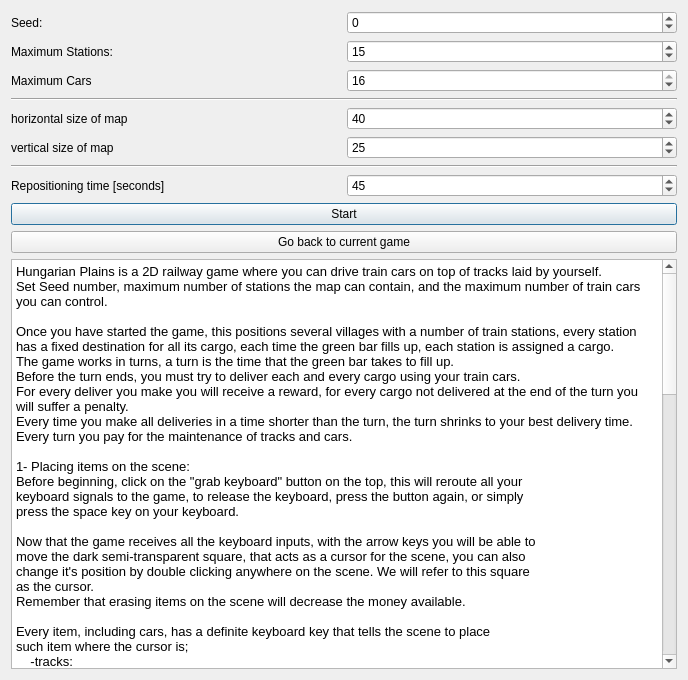
<?xml version="1.0" encoding="UTF-8"?>
<ui version="4.0">
 <class>manualDialog</class>
 <widget class="QDialog" name="manualDialog">
  <property name="geometry">
   <rect>
    <x>0</x>
    <y>0</y>
    <width>688</width>
    <height>680</height>
   </rect>
  </property>
  <property name="windowTitle">
   <string>Instructions</string>
  </property>
  <layout class="QVBoxLayout" name="verticalLayout">
   <item>
    <layout class="QHBoxLayout" name="horizontalLayout">
     <item>
      <widget class="QLabel" name="label">
       <property name="text">
        <string>Seed:</string>
       </property>
      </widget>
     </item>
     <item>
      <widget class="QSpinBox" name="spinSeed">
       <property name="minimum">
        <number>-999999999</number>
       </property>
       <property name="maximum">
        <number>999999999</number>
       </property>
       <property name="displayIntegerBase">
        <number>10</number>
       </property>
      </widget>
     </item>
    </layout>
   </item>
   <item>
    <layout class="QHBoxLayout" name="horizontalLayout_2">
     <item>
      <widget class="QLabel" name="label_2">
       <property name="text">
        <string>Maximum Stations:</string>
       </property>
      </widget>
     </item>
     <item>
      <widget class="QSpinBox" name="spinStations">
       <property name="maximum">
        <number>50</number>
       </property>
       <property name="value">
        <number>15</number>
       </property>
      </widget>
     </item>
    </layout>
   </item>
   <item>
    <layout class="QHBoxLayout" name="horizontalLayout_3">
     <item>
      <widget class="QLabel" name="label_3">
       <property name="text">
        <string>Maximum Cars</string>
       </property>
      </widget>
     </item>
     <item>
      <widget class="QSpinBox" name="spinCars">
       <property name="maximum">
        <number>16</number>
       </property>
       <property name="value">
        <number>16</number>
       </property>
      </widget>
     </item>
    </layout>
   </item>
   <item>
    <widget class="Line" name="line_2">
     <property name="orientation">
      <enum>Qt::Horizontal</enum>
     </property>
    </widget>
   </item>
   <item>
    <layout class="QHBoxLayout" name="horizontalLayout_4">
     <item>
      <widget class="QLabel" name="label_4">
       <property name="text">
        <string>horizontal size of map</string>
       </property>
      </widget>
     </item>
     <item>
      <widget class="QSpinBox" name="mapSideX">
       <property name="minimum">
        <number>10</number>
       </property>
       <property name="maximum">
        <number>150</number>
       </property>
       <property name="singleStep">
        <number>1</number>
       </property>
       <property name="value">
        <number>40</number>
       </property>
      </widget>
     </item>
    </layout>
   </item>
   <item>
    <layout class="QHBoxLayout" name="horizontalLayout_5">
     <item>
      <widget class="QLabel" name="label_5">
       <property name="text">
        <string>vertical size of map</string>
       </property>
      </widget>
     </item>
     <item>
      <widget class="QSpinBox" name="mapSideY">
       <property name="minimum">
        <number>10</number>
       </property>
       <property name="maximum">
        <number>150</number>
       </property>
       <property name="value">
        <number>25</number>
       </property>
      </widget>
     </item>
    </layout>
   </item>
   <item>
    <widget class="Line" name="line">
     <property name="orientation">
      <enum>Qt::Horizontal</enum>
     </property>
    </widget>
   </item>
   <item>
    <layout class="QHBoxLayout" name="horizontalLayout_6">
     <item>
      <widget class="QLabel" name="label_6">
       <property name="text">
        <string>Repositioning time [seconds]</string>
       </property>
      </widget>
     </item>
     <item>
      <widget class="QSpinBox" name="timeBox">
       <property name="maximum">
        <number>120</number>
       </property>
       <property name="value">
        <number>45</number>
       </property>
      </widget>
     </item>
    </layout>
   </item>
   <item>
    <widget class="QPushButton" name="startButton">
     <property name="text">
      <string>Start</string>
     </property>
    </widget>
   </item>
   <item>
    <widget class="QPushButton" name="GoBackButton">
     <property name="text">
      <string>Go back to current game</string>
     </property>
    </widget>
   </item>
   <item>
    <widget class="QTextEdit" name="textEdit">
     <property name="html">
      <string>&lt;!DOCTYPE HTML PUBLIC &quot;-//W3C//DTD HTML 4.0//EN&quot; &quot;http://www.w3.org/TR/REC-html40/strict.dtd&quot;&gt;
&lt;html&gt;&lt;head&gt;&lt;meta name=&quot;qrichtext&quot; content=&quot;1&quot; /&gt;&lt;style type=&quot;text/css&quot;&gt;
p, li { white-space: pre-wrap; }
&lt;/style&gt;&lt;/head&gt;&lt;body style=&quot; font-family:'MS Shell Dlg 2'; font-size:8.25pt; font-weight:400; font-style:normal;&quot;&gt;
&lt;p style=&quot; margin-top:0px; margin-bottom:0px; margin-left:0px; margin-right:0px; -qt-block-indent:0; text-indent:0px;&quot;&gt;&lt;span style=&quot; font-family:'Noto Sans'; font-size:10pt;&quot;&gt;Hungarian Plains is a 2D railway game where you can drive train cars on top of tracks laid by yourself.&lt;/span&gt;&lt;/p&gt;
&lt;p style=&quot; margin-top:0px; margin-bottom:0px; margin-left:0px; margin-right:0px; -qt-block-indent:0; text-indent:0px;&quot;&gt;&lt;span style=&quot; font-family:'Noto Sans'; font-size:10pt;&quot;&gt;Set Seed number, maximum number of stations the map can contain, and the maximum number of train cars you can control.&lt;/span&gt;&lt;/p&gt;
&lt;p style=&quot;-qt-paragraph-type:empty; margin-top:0px; margin-bottom:0px; margin-left:0px; margin-right:0px; -qt-block-indent:0; text-indent:0px; font-family:'Noto Sans'; font-size:10pt;&quot;&gt;&lt;br /&gt;&lt;/p&gt;
&lt;p style=&quot; margin-top:0px; margin-bottom:0px; margin-left:0px; margin-right:0px; -qt-block-indent:0; text-indent:0px;&quot;&gt;&lt;span style=&quot; font-family:'Noto Sans'; font-size:10pt;&quot;&gt;Once you have started the game, this positions several villages with a number of train stations, every station has a fixed destination for all its cargo, each time the green bar fills up, each station is assigned a cargo.&lt;/span&gt;&lt;/p&gt;
&lt;p style=&quot; margin-top:0px; margin-bottom:0px; margin-left:0px; margin-right:0px; -qt-block-indent:0; text-indent:0px;&quot;&gt;&lt;span style=&quot; font-family:'Noto Sans'; font-size:10pt;&quot;&gt;The game works in turns, a turn is the time that the green bar takes to fill up.&lt;/span&gt;&lt;/p&gt;
&lt;p style=&quot; margin-top:0px; margin-bottom:0px; margin-left:0px; margin-right:0px; -qt-block-indent:0; text-indent:0px;&quot;&gt;&lt;span style=&quot; font-family:'Noto Sans'; font-size:10pt;&quot;&gt;Before the turn ends, you must try to deliver each and every cargo using your train cars.&lt;/span&gt;&lt;/p&gt;
&lt;p style=&quot; margin-top:0px; margin-bottom:0px; margin-left:0px; margin-right:0px; -qt-block-indent:0; text-indent:0px;&quot;&gt;&lt;span style=&quot; font-family:'Noto Sans'; font-size:10pt;&quot;&gt;For every deliver you make you will receive a reward, for every cargo not delivered at the end of the turn you will suffer a penalty.&lt;/span&gt;&lt;/p&gt;
&lt;p style=&quot; margin-top:0px; margin-bottom:0px; margin-left:0px; margin-right:0px; -qt-block-indent:0; text-indent:0px;&quot;&gt;&lt;span style=&quot; font-family:'Noto Sans'; font-size:10pt;&quot;&gt;Every time you make all deliveries in a time shorter than the turn, the turn shrinks to your best delivery time.&lt;/span&gt;&lt;/p&gt;
&lt;p style=&quot; margin-top:0px; margin-bottom:0px; margin-left:0px; margin-right:0px; -qt-block-indent:0; text-indent:0px;&quot;&gt;&lt;span style=&quot; font-family:'Noto Sans'; font-size:10pt;&quot;&gt;Every turn you pay for the maintenance of tracks and cars.&lt;/span&gt;&lt;/p&gt;
&lt;p style=&quot;-qt-paragraph-type:empty; margin-top:0px; margin-bottom:0px; margin-left:0px; margin-right:0px; -qt-block-indent:0; text-indent:0px; font-family:'Noto Sans'; font-size:10pt;&quot;&gt;&lt;br /&gt;&lt;/p&gt;
&lt;p style=&quot; margin-top:0px; margin-bottom:0px; margin-left:0px; margin-right:0px; -qt-block-indent:0; text-indent:0px;&quot;&gt;&lt;span style=&quot; font-family:'Noto Sans'; font-size:10pt;&quot;&gt;1- Placing items on the scene:&lt;/span&gt;&lt;/p&gt;
&lt;p style=&quot; margin-top:0px; margin-bottom:0px; margin-left:0px; margin-right:0px; -qt-block-indent:0; text-indent:0px;&quot;&gt;&lt;span style=&quot; font-family:'Noto Sans'; font-size:10pt;&quot;&gt;Before beginning, click on the &amp;quot;grab keyboard&amp;quot; button on the top, this will reroute all your&lt;/span&gt;&lt;/p&gt;
&lt;p style=&quot; margin-top:0px; margin-bottom:0px; margin-left:0px; margin-right:0px; -qt-block-indent:0; text-indent:0px;&quot;&gt;&lt;span style=&quot; font-family:'Noto Sans'; font-size:10pt;&quot;&gt;keyboard signals to the game, to release the keyboard, press the button again, or simply&lt;/span&gt;&lt;/p&gt;
&lt;p style=&quot; margin-top:0px; margin-bottom:0px; margin-left:0px; margin-right:0px; -qt-block-indent:0; text-indent:0px;&quot;&gt;&lt;span style=&quot; font-family:'Noto Sans'; font-size:10pt;&quot;&gt;press the space key on your keyboard.&lt;/span&gt;&lt;/p&gt;
&lt;p style=&quot;-qt-paragraph-type:empty; margin-top:0px; margin-bottom:0px; margin-left:0px; margin-right:0px; -qt-block-indent:0; text-indent:0px; font-family:'Noto Sans'; font-size:10pt;&quot;&gt;&lt;br /&gt;&lt;/p&gt;
&lt;p style=&quot; margin-top:0px; margin-bottom:0px; margin-left:0px; margin-right:0px; -qt-block-indent:0; text-indent:0px;&quot;&gt;&lt;span style=&quot; font-family:'Noto Sans'; font-size:10pt;&quot;&gt;Now that the game receives all the keyboard inputs, with the arrow keys you will be able to&lt;/span&gt;&lt;/p&gt;
&lt;p style=&quot; margin-top:0px; margin-bottom:0px; margin-left:0px; margin-right:0px; -qt-block-indent:0; text-indent:0px;&quot;&gt;&lt;span style=&quot; font-family:'Noto Sans'; font-size:10pt;&quot;&gt;move the dark semi-transparent square, that acts as a cursor for the scene, you can also&lt;/span&gt;&lt;/p&gt;
&lt;p style=&quot; margin-top:0px; margin-bottom:0px; margin-left:0px; margin-right:0px; -qt-block-indent:0; text-indent:0px;&quot;&gt;&lt;span style=&quot; font-family:'Noto Sans'; font-size:10pt;&quot;&gt;change it's position by double clicking anywhere on the scene. We will refer to this square&lt;/span&gt;&lt;/p&gt;
&lt;p style=&quot; margin-top:0px; margin-bottom:0px; margin-left:0px; margin-right:0px; -qt-block-indent:0; text-indent:0px;&quot;&gt;&lt;span style=&quot; font-family:'Noto Sans'; font-size:10pt;&quot;&gt;as the cursor.&lt;/span&gt;&lt;/p&gt;
&lt;p style=&quot; margin-top:0px; margin-bottom:0px; margin-left:0px; margin-right:0px; -qt-block-indent:0; text-indent:0px;&quot;&gt;&lt;span style=&quot; font-family:'Noto Sans'; font-size:10pt;&quot;&gt;Remember that erasing items on the scene will decrease the money available.&lt;/span&gt;&lt;/p&gt;
&lt;p style=&quot; margin-top:0px; margin-bottom:0px; margin-left:0px; margin-right:0px; -qt-block-indent:0; text-indent:0px;&quot;&gt;&lt;span style=&quot; font-family:'Noto Sans'; font-size:10pt;&quot;&gt;    &lt;/span&gt;&lt;/p&gt;
&lt;p style=&quot; margin-top:0px; margin-bottom:0px; margin-left:0px; margin-right:0px; -qt-block-indent:0; text-indent:0px;&quot;&gt;&lt;span style=&quot; font-family:'Noto Sans'; font-size:10pt;&quot;&gt;Every item, including cars, has a definite keyboard key that tells the scene to place&lt;/span&gt;&lt;/p&gt;
&lt;p style=&quot; margin-top:0px; margin-bottom:0px; margin-left:0px; margin-right:0px; -qt-block-indent:0; text-indent:0px;&quot;&gt;&lt;span style=&quot; font-family:'Noto Sans'; font-size:10pt;&quot;&gt;such item where the cursor is;&lt;/span&gt;&lt;/p&gt;
&lt;p style=&quot; margin-top:0px; margin-bottom:0px; margin-left:0px; margin-right:0px; -qt-block-indent:0; text-indent:0px;&quot;&gt;&lt;span style=&quot; font-family:'Noto Sans'; font-size:10pt;&quot;&gt;    -tracks:&lt;/span&gt;&lt;/p&gt;
&lt;p style=&quot; margin-top:0px; margin-bottom:0px; margin-left:0px; margin-right:0px; -qt-block-indent:0; text-indent:0px;&quot;&gt;&lt;span style=&quot; font-family:'Noto Sans'; font-size:10pt;&quot;&gt;        Z- straight&lt;/span&gt;&lt;/p&gt;
&lt;p style=&quot; margin-top:0px; margin-bottom:0px; margin-left:0px; margin-right:0px; -qt-block-indent:0; text-indent:0px;&quot;&gt;&lt;span style=&quot; font-family:'Noto Sans'; font-size:10pt;&quot;&gt;        X- curve&lt;/span&gt;&lt;/p&gt;
&lt;p style=&quot; margin-top:0px; margin-bottom:0px; margin-left:0px; margin-right:0px; -qt-block-indent:0; text-indent:0px;&quot;&gt;&lt;span style=&quot; font-family:'Noto Sans'; font-size:10pt;&quot;&gt;        C- crossing&lt;/span&gt;&lt;/p&gt;
&lt;p style=&quot; margin-top:0px; margin-bottom:0px; margin-left:0px; margin-right:0px; -qt-block-indent:0; text-indent:0px;&quot;&gt;&lt;span style=&quot; font-family:'Noto Sans'; font-size:10pt;&quot;&gt;        V- switch OFF&lt;/span&gt;&lt;/p&gt;
&lt;p style=&quot; margin-top:0px; margin-bottom:0px; margin-left:0px; margin-right:0px; -qt-block-indent:0; text-indent:0px;&quot;&gt;&lt;span style=&quot; font-family:'Noto Sans'; font-size:10pt;&quot;&gt;        B- reverse switch OFF&lt;/span&gt;&lt;/p&gt;
&lt;p style=&quot; margin-top:0px; margin-bottom:0px; margin-left:0px; margin-right:0px; -qt-block-indent:0; text-indent:0px;&quot;&gt;&lt;span style=&quot; font-family:'Noto Sans'; font-size:10pt;&quot;&gt;        Maintenance cost 10$&lt;/span&gt;&lt;/p&gt;
&lt;p style=&quot; margin-top:0px; margin-bottom:0px; margin-left:0px; margin-right:0px; -qt-block-indent:0; text-indent:0px;&quot;&gt;&lt;span style=&quot; font-family:'Noto Sans'; font-size:10pt;&quot;&gt;        switches can be turned on by right clicking on them&lt;/span&gt;&lt;/p&gt;
&lt;p style=&quot; margin-top:0px; margin-bottom:0px; margin-left:0px; margin-right:0px; -qt-block-indent:0; text-indent:0px;&quot;&gt;&lt;span style=&quot; font-family:'Noto Sans'; font-size:10pt;&quot;&gt;        &lt;/span&gt;&lt;/p&gt;
&lt;p style=&quot; margin-top:0px; margin-bottom:0px; margin-left:0px; margin-right:0px; -qt-block-indent:0; text-indent:0px;&quot;&gt;&lt;span style=&quot; font-family:'Noto Sans'; font-size:10pt;&quot;&gt;    -cars:&lt;/span&gt;&lt;/p&gt;
&lt;p style=&quot; margin-top:0px; margin-bottom:0px; margin-left:0px; margin-right:0px; -qt-block-indent:0; text-indent:0px;&quot;&gt;&lt;span style=&quot; font-family:'Noto Sans'; font-size:10pt;&quot;&gt;        the first two rows of keys are devoted to the car controls.&lt;/span&gt;&lt;/p&gt;
&lt;p style=&quot; margin-top:0px; margin-bottom:0px; margin-left:0px; margin-right:0px; -qt-block-indent:0; text-indent:0px;&quot;&gt;&lt;span style=&quot; font-family:'Noto Sans'; font-size:10pt;&quot;&gt;        that is the keys:&lt;/span&gt;&lt;/p&gt;
&lt;p style=&quot; margin-top:0px; margin-bottom:0px; margin-left:0px; margin-right:0px; -qt-block-indent:0; text-indent:0px;&quot;&gt;&lt;span style=&quot; font-family:'Noto Sans'; font-size:10pt;&quot;&gt;        QWERTYUI&lt;/span&gt;&lt;/p&gt;
&lt;p style=&quot; margin-top:0px; margin-bottom:0px; margin-left:0px; margin-right:0px; -qt-block-indent:0; text-indent:0px;&quot;&gt;&lt;span style=&quot; font-family:'Noto Sans'; font-size:10pt;&quot;&gt;        ASDFGHJK&lt;/span&gt;&lt;/p&gt;
&lt;p style=&quot; margin-top:0px; margin-bottom:0px; margin-left:0px; margin-right:0px; -qt-block-indent:0; text-indent:0px;&quot;&gt;&lt;span style=&quot; font-family:'Noto Sans'; font-size:10pt;&quot;&gt;        every car is identified by one of these letters.&lt;/span&gt;&lt;/p&gt;
&lt;p style=&quot; margin-top:0px; margin-bottom:0px; margin-left:0px; margin-right:0px; -qt-block-indent:0; text-indent:0px;&quot;&gt;&lt;span style=&quot; font-family:'Noto Sans'; font-size:10pt;&quot;&gt;        if a car does not exist in the whole scene, pressing the relative key will place&lt;/span&gt;&lt;/p&gt;
&lt;p style=&quot; margin-top:0px; margin-bottom:0px; margin-left:0px; margin-right:0px; -qt-block-indent:0; text-indent:0px;&quot;&gt;&lt;span style=&quot; font-family:'Noto Sans'; font-size:10pt;&quot;&gt;        one where the cursor is standing. Unlike the previous items, cars can be picked up&lt;/span&gt;&lt;/p&gt;
&lt;p style=&quot; margin-top:0px; margin-bottom:0px; margin-left:0px; margin-right:0px; -qt-block-indent:0; text-indent:0px;&quot;&gt;&lt;span style=&quot; font-family:'Noto Sans'; font-size:10pt;&quot;&gt;        and replaced with the use of the mouse, this will also delete any eventual payload&lt;/span&gt;&lt;/p&gt;
&lt;p style=&quot; margin-top:0px; margin-bottom:0px; margin-left:0px; margin-right:0px; -qt-block-indent:0; text-indent:0px;&quot;&gt;&lt;span style=&quot; font-family:'Noto Sans'; font-size:10pt;&quot;&gt;        they were carrying.&lt;/span&gt;&lt;/p&gt;
&lt;p style=&quot; margin-top:0px; margin-bottom:0px; margin-left:0px; margin-right:0px; -qt-block-indent:0; text-indent:0px;&quot;&gt;&lt;span style=&quot; font-family:'Noto Sans'; font-size:10pt;&quot;&gt;        Maintenance cost 200$&lt;/span&gt;&lt;/p&gt;
&lt;p style=&quot; margin-top:0px; margin-bottom:0px; margin-left:0px; margin-right:0px; -qt-block-indent:0; text-indent:0px;&quot;&gt;&lt;span style=&quot; font-family:'Noto Sans'; font-size:10pt;&quot;&gt;        &lt;/span&gt;&lt;/p&gt;
&lt;p style=&quot; margin-top:0px; margin-bottom:0px; margin-left:0px; margin-right:0px; -qt-block-indent:0; text-indent:0px;&quot;&gt;&lt;span style=&quot; font-family:'Noto Sans'; font-size:10pt;&quot;&gt;2- Rotating, removing items, other keys:&lt;/span&gt;&lt;/p&gt;
&lt;p style=&quot; margin-top:0px; margin-bottom:0px; margin-left:0px; margin-right:0px; -qt-block-indent:0; text-indent:0px;&quot;&gt;&lt;span style=&quot; font-family:'Noto Sans'; font-size:10pt;&quot;&gt;    Shift: Pressing it, will cause the item under the cursor, to rotate 90° clockwise.&lt;/span&gt;&lt;/p&gt;
&lt;p style=&quot; margin-top:0px; margin-bottom:0px; margin-left:0px; margin-right:0px; -qt-block-indent:0; text-indent:0px;&quot;&gt;&lt;span style=&quot; font-family:'Noto Sans'; font-size:10pt;&quot;&gt;    In case the item happens to be a house, it will randomize its aspect.&lt;/span&gt;&lt;/p&gt;
&lt;p style=&quot; margin-top:0px; margin-bottom:0px; margin-left:0px; margin-right:0px; -qt-block-indent:0; text-indent:0px;&quot;&gt;&lt;span style=&quot; font-family:'Noto Sans'; font-size:10pt;&quot;&gt;    &lt;/span&gt;&lt;/p&gt;
&lt;p style=&quot; margin-top:0px; margin-bottom:0px; margin-left:0px; margin-right:0px; -qt-block-indent:0; text-indent:0px;&quot;&gt;&lt;span style=&quot; font-family:'Noto Sans'; font-size:10pt;&quot;&gt;    Canc: (Delete for some keyboards) will cause the item beneath the cursor to be erased.&lt;/span&gt;&lt;/p&gt;
&lt;p style=&quot; margin-top:0px; margin-bottom:0px; margin-left:0px; margin-right:0px; -qt-block-indent:0; text-indent:0px;&quot;&gt;&lt;span style=&quot; font-family:'Noto Sans'; font-size:10pt;&quot;&gt;    Cost 500€ for houses,  50€ for tracks&lt;/span&gt;&lt;/p&gt;
&lt;p style=&quot; margin-top:0px; margin-bottom:0px; margin-left:0px; margin-right:0px; -qt-block-indent:0; text-indent:0px;&quot;&gt;&lt;span style=&quot; font-family:'Noto Sans'; font-size:10pt;&quot;&gt;    &lt;/span&gt;&lt;/p&gt;
&lt;p style=&quot; margin-top:0px; margin-bottom:0px; margin-left:0px; margin-right:0px; -qt-block-indent:0; text-indent:0px;&quot;&gt;&lt;span style=&quot; font-family:'Noto Sans'; font-size:10pt;&quot;&gt;    Comma: causes all switch tracks to reset to OFF state&lt;/span&gt;&lt;/p&gt;
&lt;p style=&quot;-qt-paragraph-type:empty; margin-top:0px; margin-bottom:0px; margin-left:0px; margin-right:0px; -qt-block-indent:0; text-indent:0px; font-family:'Noto Sans'; font-size:10pt;&quot;&gt;&lt;br /&gt;&lt;/p&gt;
&lt;p style=&quot; margin-top:0px; margin-bottom:0px; margin-left:0px; margin-right:0px; -qt-block-indent:0; text-indent:0px;&quot;&gt;&lt;span style=&quot; font-family:'Noto Sans'; font-size:10pt;&quot;&gt;    Comma plus Ctrl: causes all switch tracks to be set to ON state&lt;/span&gt;&lt;/p&gt;
&lt;p style=&quot; margin-top:0px; margin-bottom:0px; margin-left:0px; margin-right:0px; -qt-block-indent:0; text-indent:0px;&quot;&gt;&lt;span style=&quot; font-family:'Noto Sans'; font-size:10pt;&quot;&gt;    &lt;/span&gt;&lt;/p&gt;
&lt;p style=&quot; margin-top:0px; margin-bottom:0px; margin-left:0px; margin-right:0px; -qt-block-indent:0; text-indent:0px;&quot;&gt;&lt;span style=&quot; font-family:'Noto Sans'; font-size:10pt;&quot;&gt;    Alt:   causes the timer to halt, and the game to pause.&lt;/span&gt;&lt;/p&gt;
&lt;p style=&quot; margin-top:0px; margin-bottom:0px; margin-left:0px; margin-right:0px; -qt-block-indent:0; text-indent:0px;&quot;&gt;&lt;span style=&quot; font-family:'Noto Sans'; font-size:10pt;&quot;&gt;    &lt;/span&gt;&lt;/p&gt;
&lt;p style=&quot; margin-top:0px; margin-bottom:0px; margin-left:0px; margin-right:0px; -qt-block-indent:0; text-indent:0px;&quot;&gt;&lt;span style=&quot; font-family:'Noto Sans'; font-size:10pt;&quot;&gt;    Space: releases the keyboard, returning to the normal state.&lt;/span&gt;&lt;/p&gt;
&lt;p style=&quot; margin-top:0px; margin-bottom:0px; margin-left:0px; margin-right:0px; -qt-block-indent:0; text-indent:0px;&quot;&gt;&lt;span style=&quot; font-family:'Noto Sans'; font-size:10pt;&quot;&gt;    &lt;/span&gt;&lt;/p&gt;
&lt;p style=&quot; margin-top:0px; margin-bottom:0px; margin-left:0px; margin-right:0px; -qt-block-indent:0; text-indent:0px;&quot;&gt;&lt;span style=&quot; font-family:'Noto Sans'; font-size:10pt;&quot;&gt;    Ctrl:  if pressed together with a car key, tells the car to reverse engine&lt;/span&gt;&lt;/p&gt;
&lt;p style=&quot; margin-top:0px; margin-bottom:0px; margin-left:0px; margin-right:0px; -qt-block-indent:0; text-indent:0px;&quot;&gt;&lt;span style=&quot; font-family:'Noto Sans'; font-size:10pt;&quot;&gt;    &lt;/span&gt;&lt;/p&gt;
&lt;p style=&quot; margin-top:0px; margin-bottom:0px; margin-left:0px; margin-right:0px; -qt-block-indent:0; text-indent:0px;&quot;&gt;&lt;span style=&quot; font-family:'Noto Sans'; font-size:10pt;&quot;&gt;3- Controlling cars:&lt;/span&gt;&lt;/p&gt;
&lt;p style=&quot; margin-top:0px; margin-bottom:0px; margin-left:0px; margin-right:0px; -qt-block-indent:0; text-indent:0px;&quot;&gt;&lt;span style=&quot; font-family:'Noto Sans'; font-size:10pt;&quot;&gt;    Once the car we wish to control is placed, we must consider that each car has  three speed settings&lt;/span&gt;&lt;/p&gt;
&lt;p style=&quot; margin-top:0px; margin-bottom:0px; margin-left:0px; margin-right:0px; -qt-block-indent:0; text-indent:0px;&quot;&gt;&lt;span style=&quot; font-family:'Noto Sans'; font-size:10pt;&quot;&gt;    -1 Reverse&lt;/span&gt;&lt;/p&gt;
&lt;p style=&quot; margin-top:0px; margin-bottom:0px; margin-left:0px; margin-right:0px; -qt-block-indent:0; text-indent:0px;&quot;&gt;&lt;span style=&quot; font-family:'Noto Sans'; font-size:10pt;&quot;&gt;     0 Idle&lt;/span&gt;&lt;/p&gt;
&lt;p style=&quot; margin-top:0px; margin-bottom:0px; margin-left:0px; margin-right:0px; -qt-block-indent:0; text-indent:0px;&quot;&gt;&lt;span style=&quot; font-family:'Noto Sans'; font-size:10pt;&quot;&gt;     1 Forward&lt;/span&gt;&lt;/p&gt;
&lt;p style=&quot; margin-top:0px; margin-bottom:0px; margin-left:0px; margin-right:0px; -qt-block-indent:0; text-indent:0px;&quot;&gt;&lt;span style=&quot; font-family:'Noto Sans'; font-size:10pt;&quot;&gt;    the state of each car can be seen on the left of the window, and also be controlled from there.&lt;/span&gt;&lt;/p&gt;
&lt;p style=&quot; margin-top:0px; margin-bottom:0px; margin-left:0px; margin-right:0px; -qt-block-indent:0; text-indent:0px;&quot;&gt;&lt;span style=&quot; font-family:'Noto Sans'; font-size:10pt;&quot;&gt;    The main feature to control cars is the keyboard, pressing the corrisponding key will&lt;/span&gt;&lt;/p&gt;
&lt;p style=&quot; margin-top:0px; margin-bottom:0px; margin-left:0px; margin-right:0px; -qt-block-indent:0; text-indent:0px;&quot;&gt;&lt;span style=&quot; font-family:'Noto Sans'; font-size:10pt;&quot;&gt;    tell the car to switch one gear onward, while pressing together Ctrl and the car key, will tell the car&lt;/span&gt;&lt;/p&gt;
&lt;p style=&quot; margin-top:0px; margin-bottom:0px; margin-left:0px; margin-right:0px; -qt-block-indent:0; text-indent:0px;&quot;&gt;&lt;span style=&quot; font-family:'Noto Sans'; font-size:10pt;&quot;&gt;    to switch one gear backwards.&lt;/span&gt;&lt;/p&gt;
&lt;p style=&quot; margin-top:0px; margin-bottom:0px; margin-left:0px; margin-right:0px; -qt-block-indent:0; text-indent:0px;&quot;&gt;&lt;span style=&quot; font-family:'Noto Sans'; font-size:10pt;&quot;&gt;    So for each state&lt;/span&gt;&lt;/p&gt;
&lt;p style=&quot; margin-top:0px; margin-bottom:0px; margin-left:0px; margin-right:0px; -qt-block-indent:0; text-indent:0px;&quot;&gt;&lt;span style=&quot; font-family:'Noto Sans'; font-size:10pt;&quot;&gt;    original speed       speed after pressing car key        speed after pressing car key and Ctrl&lt;/span&gt;&lt;/p&gt;
&lt;p style=&quot; margin-top:0px; margin-bottom:0px; margin-left:0px; margin-right:0px; -qt-block-indent:0; text-indent:0px;&quot;&gt;&lt;span style=&quot; font-family:'Noto Sans'; font-size:10pt;&quot;&gt;    -1                      	0                                               -1&lt;/span&gt;&lt;/p&gt;
&lt;p style=&quot; margin-top:0px; margin-bottom:0px; margin-left:0px; margin-right:0px; -qt-block-indent:0; text-indent:0px;&quot;&gt;&lt;span style=&quot; font-family:'Noto Sans'; font-size:10pt;&quot;&gt;     0                      	1                                               -1&lt;/span&gt;&lt;/p&gt;
&lt;p style=&quot; margin-top:0px; margin-bottom:0px; margin-left:0px; margin-right:0px; -qt-block-indent:0; text-indent:0px;&quot;&gt;&lt;span style=&quot; font-family:'Noto Sans'; font-size:10pt;&quot;&gt;     1                      	1                                                0&lt;/span&gt;&lt;/p&gt;
&lt;p style=&quot; margin-top:0px; margin-bottom:0px; margin-left:0px; margin-right:0px; -qt-block-indent:0; text-indent:0px;&quot;&gt;&lt;span style=&quot; font-family:'Noto Sans'; font-size:10pt;&quot;&gt;     &lt;/span&gt;&lt;/p&gt;
&lt;p style=&quot; margin-top:0px; margin-bottom:0px; margin-left:0px; margin-right:0px; -qt-block-indent:0; text-indent:0px;&quot;&gt;&lt;span style=&quot; font-family:'Noto Sans'; font-size:10pt;&quot;&gt;4- The payload system:&lt;/span&gt;&lt;/p&gt;
&lt;p style=&quot; margin-top:0px; margin-bottom:0px; margin-left:0px; margin-right:0px; -qt-block-indent:0; text-indent:0px;&quot;&gt;&lt;span style=&quot; font-family:'Noto Sans'; font-size:10pt;&quot;&gt;    Your goal is to stop a car near the sending station, pick up the payload, and guide the car to its&lt;/span&gt;&lt;/p&gt;
&lt;p style=&quot; margin-top:0px; margin-bottom:0px; margin-left:0px; margin-right:0px; -qt-block-indent:0; text-indent:0px;&quot;&gt;&lt;span style=&quot; font-family:'Noto Sans'; font-size:10pt;&quot;&gt;    destination, stop again to unload the payload, and receive the reward which will added to your budget.&lt;/span&gt;&lt;/p&gt;
&lt;p style=&quot; margin-top:0px; margin-bottom:0px; margin-left:0px; margin-right:0px; -qt-block-indent:0; text-indent:0px;&quot;&gt;&lt;span style=&quot; font-family:'Noto Sans'; font-size:10pt;&quot;&gt;    &lt;/span&gt;&lt;/p&gt;
&lt;p style=&quot; margin-top:0px; margin-bottom:0px; margin-left:0px; margin-right:0px; -qt-block-indent:0; text-indent:0px;&quot;&gt;&lt;span style=&quot; font-family:'Noto Sans'; font-size:10pt;&quot;&gt;    Ticking the Self Stop button on top will cause cars to stop automatically when one of these conditions is met:&lt;/span&gt;&lt;/p&gt;
&lt;p style=&quot; margin-top:0px; margin-bottom:0px; margin-left:0px; margin-right:0px; -qt-block-indent:0; text-indent:0px;&quot;&gt;&lt;span style=&quot; font-family:'Noto Sans'; font-size:10pt;&quot;&gt;    -A car carrying a payload is passing next to its destination&lt;/span&gt;&lt;/p&gt;
&lt;p style=&quot; margin-top:0px; margin-bottom:0px; margin-left:0px; margin-right:0px; -qt-block-indent:0; text-indent:0px;&quot;&gt;&lt;span style=&quot; font-family:'Noto Sans'; font-size:10pt;&quot;&gt;    -A car with no payload is passing next to a station with a payload&lt;/span&gt;&lt;/p&gt;
&lt;p style=&quot; margin-top:0px; margin-bottom:0px; margin-left:0px; margin-right:0px; -qt-block-indent:0; text-indent:0px;&quot;&gt;&lt;span style=&quot; font-family:'Noto Sans'; font-size:10pt;&quot;&gt;    &lt;/span&gt;&lt;/p&gt;
&lt;p style=&quot; margin-top:0px; margin-bottom:0px; margin-left:0px; margin-right:0px; -qt-block-indent:0; text-indent:0px;&quot;&gt;&lt;span style=&quot; font-family:'Noto Sans'; font-size:10pt;&quot;&gt;Lay your tracks, and have fun!&lt;/span&gt;&lt;/p&gt;&lt;/body&gt;&lt;/html&gt;</string>
     </property>
    </widget>
   </item>
  </layout>
 </widget>
 <resources/>
 <connections/>
</ui>
